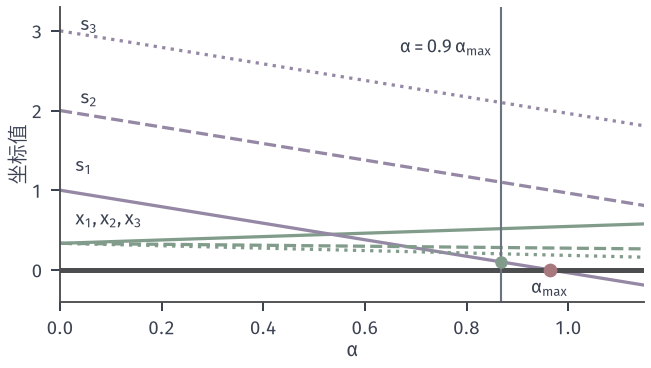

The script that drew this image:
from pathlib import Path
import sys
ROOT = next(p for p in Path(__file__).resolve().parents if (p/"build.sh").is_file() and (p/"tex/book.tex").is_file())
sys.path.insert(0, str(ROOT/"figures/05-optimization/01-linear-programming/matplotlib/lpipm-common"))
from ipm_plot import *
OUT = Path(__file__).resolve().parent

# Coordinates along the first Newton direction of the running example, sigma=0.3.
r = path_following(A_RUN, B_RUN, C_RUN, X0_RUN, Y0_RUN, S0_RUN, sigma=.3, eta=.9, tol=1e-3, maxit=1)[0]
al = np.linspace(0, 1.15, 200)
fig, ax = figure(width_mm=92, height_mm=52)
for i in range(3):
    ax.plot(al, r['x'][i] + al * r['dx'][i], color=GREEN, lw=1.3, ls=['-', '--', ':'][i])
    ax.plot(al, r['s'][i] + al * r['ds'][i], color=PURPLE, lw=1.3, ls=['-', '--', ':'][i])
ax.axhline(0, color='#4C4D4F', lw=2)
ax.plot([r['amax']], [0], 'o', color=RED, ms=4.5, zorder=7)
ax.axvline(r['alpha'], color=MUTED, lw=.85)
ax.plot([r['alpha']], [r['s'][0] + r['alpha'] * r['ds'][0]], 'o', color=GREEN, ms=4, zorder=7)
ax.text(r['alpha'] - .015, 2.72, '$\\alpha=0.9\\,\\alpha_{\\max}$', fontsize=7.5, ha='right')
ax.text(r['amax'], -.3, '$\\alpha_{\\max}$', fontsize=7.5, ha='center')
ax.text(.03, .57, '$x_1,x_2,x_3$', fontsize=7.5); ax.text(.03, 1.23, '$s_1$', fontsize=7.5); ax.text(.04, 2.08, '$s_2$', fontsize=7.5); ax.text(.04, 3.0, '$s_3$', fontsize=7.5)
ax.set_xlim(0, 1.15); ax.set_ylim(-.4, 3.3); ax.set_xlabel('$\\alpha$', labelpad=1); ax.set_ylabel('坐标值', labelpad=1)
save(fig, OUT, 'figure', {'alpha_max': r['amax'], 'alpha': r['alpha']})
